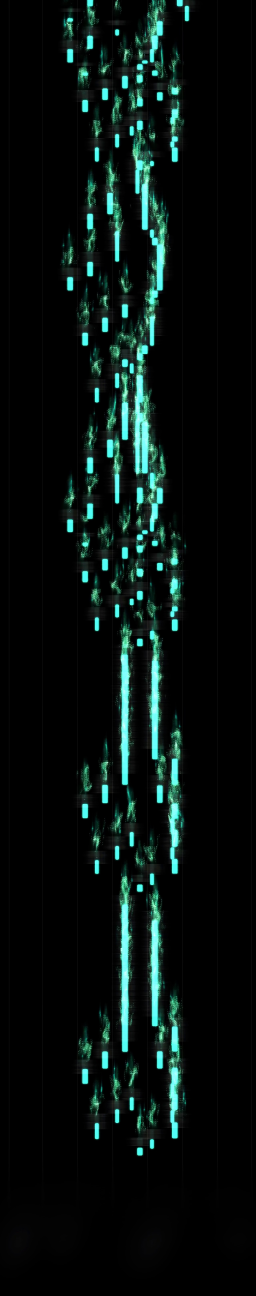
#> input picture Top_image.jpg, 1280 x 6480 px (shown at 1/5 size); the run also reads 1 picture not shown here
$ python positionandfilter.py
#> lines starting #> are read from the running program, lines starting #| are printed output that depends on the picture; after the words box and inside, x2 and y2 are one past the last pixel; in counts of white or black regions, pixels touching at a corner belong together

import cv2
import numpy as np
def shiftimage(img,x,y):
    M = np.float32([
	[1, 0, x],#xcoordinate
	[0, 1, y]])#ycoordinate
    shifted = cv2.warpAffine(img, M, (img.shape[1], img.shape[0]))
    return shifted

def make_things_better(image):
    #image=cv2.cvtColor(image,cv2.COLOR_BGR2GRAY) #nohist,55,3,1,nogaussian2,nothreshold2
    image=cv2.GaussianBlur(image,(11,11),0)
    image =cv2.adaptiveThreshold(image,255,cv2.ADAPTIVE_THRESH_GAUSSIAN_C,cv2.THRESH_BINARY,5,1)
    image = cv2.GaussianBlur(image,(11,11),0)
    ret, image = cv2.threshold(image, 125, 255, 0)
    return image

def functions(frame):
    gray = cv2.cvtColor(frame, cv2.COLOR_BGR2GRAY)
    edge = cv2.Canny(gray, 150, 200)
    contours, hierarchy = cv2.findContours(edge, cv2.RETR_EXTERNAL,cv2.CHAIN_APPROX_SIMPLE)
    contours_g=[]
    for ct in contours:
        perimeter = cv2.arcLength(ct,True)
        area = cv2.contourArea(ct)
        if area>20 and perimeter >50:
            epsilon = 0.001*cv2.arcLength(ct,True)
            approx = cv2.approxPolyDP(ct,epsilon,True)
            contours_g.append(approx)
        #x,y,w,h = cv2.boundingRect(approx)
        #cv2.rectangle(frame,(x,y),(x+w,y+h),(0,255,0),2)
    return contours_g
img2=cv2.imread("lower_image.jpg")
img1=cv2.imread("Top_image.jpg")
#> img1 is the input picture: shape (6480, 1280, 3); mean B, G, R 15.7, 17.8, 7.8
contours1=functions(img1)
#> in functions, `gray = cv2.cvtColor(frame, cv2.COLOR_BGR2GRAY)`:
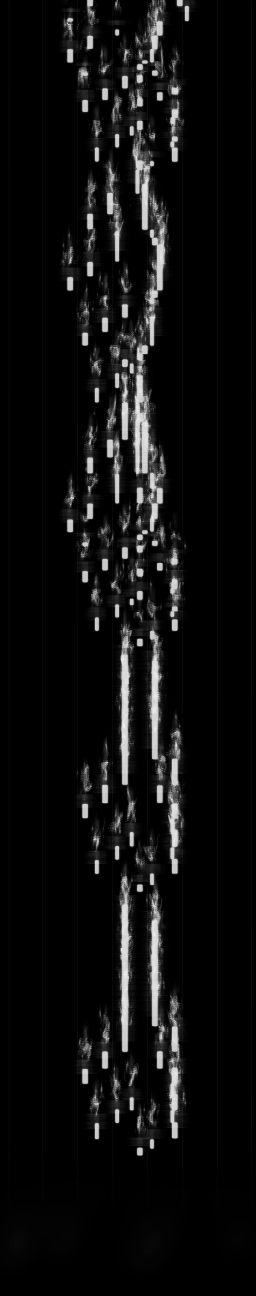
#> gray: shape (6480, 1280) (shown at 1/5 size); min 0, max 248, mean 14.6
#> in functions, `edge = cv2.Canny(gray, 150, 200)`:
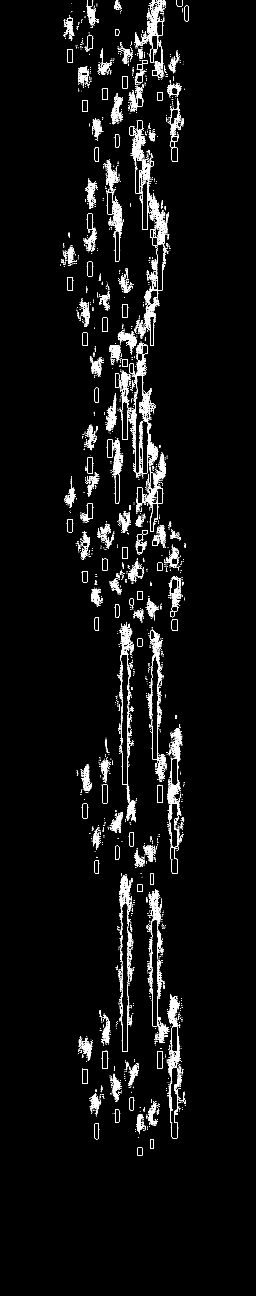
#> edge: shape (6480, 1280) (shown at 1/5 size); 1.9% white in thin lines or dots, all inside (x1, y1, x2, y2) = (301, 0, 945, 5778)
#> in functions, `contours, hierarchy = cv2.findContours(edge, cv2.RETR_EXTERNAL,cv2.CHA..`: contours = 10024 contours, 9440 with area under 20; largest, box (x1, y1, x2, y2) and area: (852, 674, 889, 809) 3208, (852, 4236, 889, 4369) 3134, (509, 3923, 540, 4016) 2542, (535, 2198, 569, 2288) 2526, (510, 5257, 540, 5343) 2374
#> the loop in functions, `for ct in contours:` made 10024 passes
#> (perimeter, area, epsilon) on passes 1, 2, 44, 58, 82, 96, 109, 113, 128, 148, 193, 225: (124.6, 1041, 0.125), (123.2, 857.5, 0.123), (191.2, 1491.5, 0.191), (305.7, 301, 0.306), (341.4, 45, 0.341), (331.6, 29, 0.332), (54.04, 25.5, 0.054), (113.4, 50, 0.113), (56.04, 35.5, 0.056), (166.6, 1317, 0.167), (131, 96.5, 0.131), (388.3, 76, 0.388)
#> after the loop in functions, `for ct in contours:`: contours_g = 450 contours; largest, box (x1, y1, x2, y2) and area: (852, 674, 889, 809) 3208, (852, 4236, 889, 4369) 3134, (509, 3923, 540, 4016) 2542, (535, 2198, 569, 2288) 2526, (510, 5257, 540, 5343) 2374
#> contours1 has the same summary as contours_g in functions
contours2=functions(img2)
#> in functions (call 2), `contours, hierarchy = cv2.findContours(edge, cv2.RETR_EXTERNAL,cv2.CHA..`: contours = 4828 contours, 3862 with area under 20; largest, box (x1, y1, x2, y2) and area: (234, 15428, 254, 16239) 14619, (234, 41217, 254, 42025) 14570, (190, 15428, 203, 16235) 9646, (327, 15428, 340, 16235) 9643, (327, 41217, 340, 42024) 9533
#> the loop in functions (call 2), `for ct in contours:` made 4828 passes
#> (perimeter, area, epsilon) on passes 2, 3, 4, 9, 10, 11, 15, 18, 20, 21, 24, 31: (1131.8, 7058, 1.13), (761.3, 4435, 0.761), (777.3, 7054, 0.777), (764.7, 4456.5, 0.765), (764.7, 4456.5, 0.765), (779.3, 7077, 0.779), (810.6, 6991, 0.811), (365.3, 2044, 0.365), (755.1, 4042.5, 0.755), (755.3, 4404, 0.755), (380.7, 3123.5, 0.381), (765.6, 4453.5, 0.766)
#> after the loop in functions (call 2), `for ct in contours:`: contours_g = 958 contours, 2 with area under 20; largest, box (x1, y1, x2, y2) and area: (234, 15428, 254, 16239) 14958, (234, 41217, 253, 42025) 14096, (190, 15428, 203, 16235) 9246, (327, 15428, 340, 16235) 9242, (327, 41217, 340, 42024) 9220
#> contours2 has the same summary as contours_g in functions
dimension=[]
for ct in contours1:
    (x,y,w,h) = cv2.boundingRect(ct)
    area=w*h
    if area >1000:
        dimension.append([w,h,x,y])
#> this loop made 450 passes
#> (x, y, w, h, area) on passes 1 to 3: (685, 5738, 29, 40, 1160), (750, 5696, 20, 48, 960), (474, 5615, 21, 81, 1701)
dimension2=[]
y_shift=[]
for ct in contours2:
    (x,y,w,h) = cv2.boundingRect(ct)
    ds=[x for x  in dimension if( x[0]-w>=-5 and x[0]-w<=5 )and( x[1]-h>=-5 and x[1]-h<=5) ]
    if ds:
        ds=np.array(ds)
        ds=ds[:,2:4]
        x=np.min(np.abs(ds[:,0]-x))
        if x<10 and x>-10:
            y=(np.min(np.abs(ds[:,1]-y)))
            if y>500 and y<700:
                y_shift.append(y)
                print(y_shift[-1])
y_shift=np.mean(y_shift)
print(y_shift)
#| nan
newimage=cv2.addWeighted(img1,0.2,shiftimage(img2,0,-y_shift),1,0)
#> (the run stopped early here; a loop or call above may not have finished)
